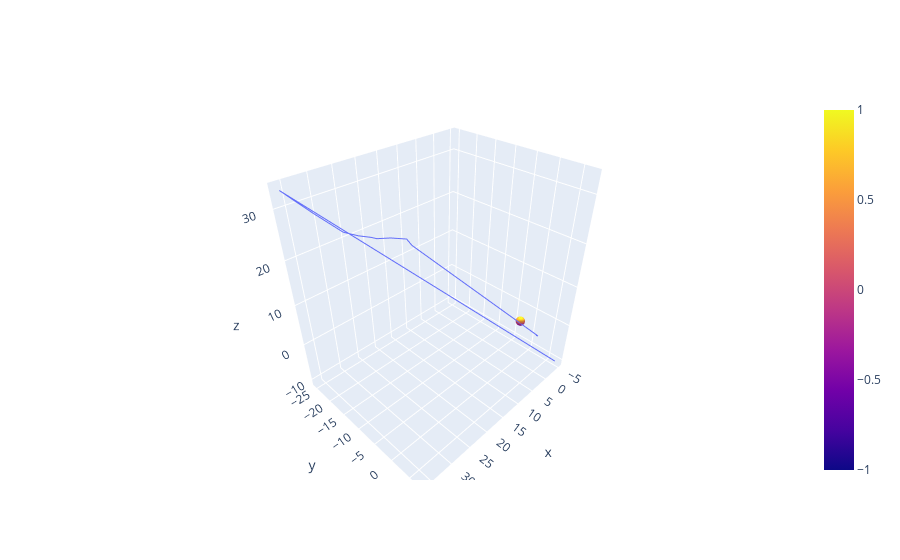

Here is the notebook cell this chart was saved with:
### Code cell
trackers = vines.createHaloTracks(16)
host = vines.createHostSphere(16)

img = Image(trackers + [host])
fig = img.getFig()
fig.show()

### Figure 1 — Plotly figure (JSON) as saved in the notebook; plotly's stock layout.template omitted (floating-point values rounded to 4 significant figures; data arrays with more than 128 entries replaced by an {"elided": "..."} marker saying what was removed)
{"data": [{"customdata": [[13], [13], [13], [13], [13], [13], [13], [13], [13], [13], [13], [13]], "mode": "lines", "type": "scatter3d", "x": [-4.906, 35.96, 30.75, 28.27, 26.0, 23.06, 22.34, 20.01, 15.53, 13.26, -1.348, -0.1511], "y": [7.255, -25.48, -25.49, -20.47, -19.29, -19.62, -18.86, -17.65, -18.36, -19.53, 4.02, 4.211], "z": [-10.29, 33.22, 27.43, 24.63, 23.48, 21.9, 21.65, 21.36, 19.1, 16.31, -2.594, -1.59]}, {"customdata": {"elided": "193x1 int values"}, "type": "surface", "x": {"elided": "40x20 float values"}, "y": {"elided": "40x20 float values"}, "z": {"elided": "40x20 float values"}}], "layout": {}}
